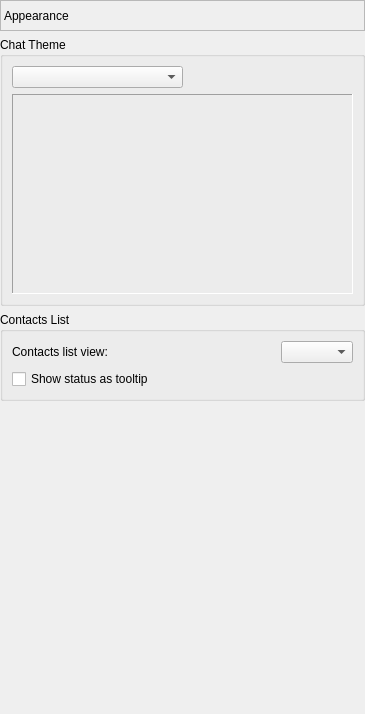
       <widget class="QWidget" name="pageThemes">
        <layout class="QVBoxLayout" name="verticalLayout_31">
         <property name="margin">
          <number>0</number>
         </property>
         <item>
          <widget class="QLabel" name="lblThemePage">
           <property name="minimumSize">
            <size>
             <width>0</width>
             <height>31</height>
            </size>
           </property>
           <property name="maximumSize">
            <size>
             <width>16777215</width>
             <height>31</height>
            </size>
           </property>
           <property name="frameShape">
            <enum>QFrame::StyledPanel</enum>
           </property>
           <property name="frameShadow">
            <enum>QFrame::Sunken</enum>
           </property>
           <property name="text">
            <string>Appearance</string>
           </property>
          </widget>
         </item>
         <item>
          <widget class="QGroupBox" name="grpChatTheme">
           <property name="title">
            <string>Chat Theme</string>
           </property>
           <layout class="QVBoxLayout" name="verticalLayout_30">
            <item>
             <layout class="QHBoxLayout" name="horizontalLayout_25">
              <item>
               <widget class="QComboBox" name="cboTheme">
                <property name="sizePolicy">
                 <sizepolicy hsizetype="Expanding" vsizetype="Fixed">
                  <horstretch>0</horstretch>
                  <verstretch>0</verstretch>
                 </sizepolicy>
                </property>
               </widget>
              </item>
              <item>
               <spacer name="horizontalSpacer_23">
                <property name="orientation">
                 <enum>Qt::Horizontal</enum>
                </property>
                <property name="sizeHint" stdset="0">
                 <size>
                  <width>40</width>
                  <height>20</height>
                 </size>
                </property>
               </spacer>
              </item>
             </layout>
            </item>
            <item>
             <widget class="QFrame" name="fraMessageLog">
              <property name="minimumSize">
               <size>
                <width>341</width>
                <height>200</height>
               </size>
              </property>
              <property name="frameShape">
               <enum>QFrame::Panel</enum>
              </property>
              <property name="frameShadow">
               <enum>QFrame::Sunken</enum>
              </property>
              <layout class="QVBoxLayout" name="verticalLayout_29">
               <property name="margin">
                <number>0</number>
               </property>
               <item>
                <layout class="QHBoxLayout" name="logLayout"/>
               </item>
              </layout>
             </widget>
            </item>
           </layout>
          </widget>
         </item>
         <item>
          <widget class="QGroupBox" name="groupBox">
           <property name="title">
            <string>Contacts List</string>
           </property>
           <layout class="QVBoxLayout" name="verticalLayout_35">
            <item>
             <layout class="QHBoxLayout" name="horizontalLayout_27">
              <item>
               <widget class="QLabel" name="lblUserListView">
                <property name="text">
                 <string>Contacts list view:</string>
                </property>
               </widget>
              </item>
              <item>
               <spacer name="horizontalSpacer_27">
                <property name="orientation">
                 <enum>Qt::Horizontal</enum>
                </property>
                <property name="sizeHint" stdset="0">
                 <size>
                  <width>40</width>
                  <height>20</height>
                 </size>
                </property>
               </spacer>
              </item>
              <item>
               <widget class="QComboBox" name="cboUserListView"/>
              </item>
             </layout>
            </item>
            <item>
             <widget class="QCheckBox" name="chkUserListToolTip">
              <property name="text">
               <string>Show status as tooltip</string>
              </property>
             </widget>
            </item>
           </layout>
          </widget>
         </item>
         <item>
          <spacer name="verticalSpacer_9">
           <property name="orientation">
            <enum>Qt::Vertical</enum>
           </property>
           <property name="sizeHint" stdset="0">
            <size>
             <width>20</width>
             <height>313</height>
            </size>
           </property>
          </spacer>
         </item>
        </layout>
       </widget>
